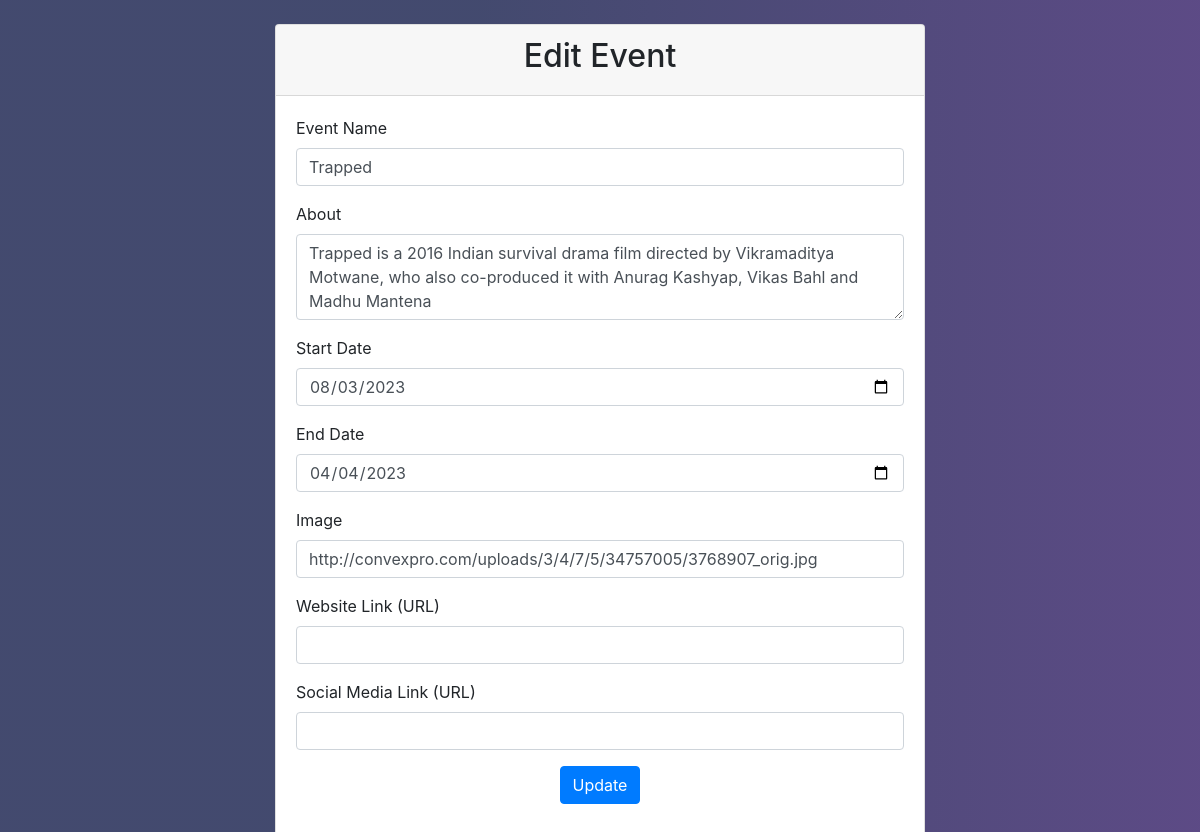
/Hype/1/event/1/edit, run on the app's committed database.
### models.py (models this page shows)
class MainEvent(db.Model):
    __tablename__ = 'main_event'
    eid = db.Column(db.Integer, autoincrement=True, primary_key=True, unique=True, nullable=False)
    cid  = db.Column(db.Integer, db.ForeignKey("committee.cid"), nullable=False)
    name = db.Column(db.String, nullable=False)
    about = db.Column(db.String, nullable=False)
    start_date = db.Column(db.String, nullable=False)
    end_date = db.Column(db.String, nullable=False)
    event_website = db.Column(db.String)
    event_socials = db.Column(db.String)
    image = db.Column(db.String, nullable=False)

### app.py (the view, shortened to what this page needs)
@app.route("/Hype/<cid>/event/<eid>/edit", methods=["GET", "POST"])
def edit_event(cid,eid):
    if request.method =="GET":
        event = MainEvent.query.get(eid)
        return render_template("edit_event.html", cid = cid, event=event)
    else:
        print("F - problem in edit event")

### templates/edit_event.html (shortened to what this page needs)
<!DOCTYPE html>
<html>
<head>
    <link rel="stylesheet" href="https://stackpath.bootstrapcdn.com/bootstrap/4.3.1/css/bootstrap.min.css">
</head>
<body>
    <div class="container my-4">
        <div class="card mx-auto" style="max-width: 650px;">
            <div class="card-header">
                <h2 class="text-center">Edit Event</h2>
            </div>
            <div class="card-body">
                <form action="/Hype/{{event.cid}}/event/{{event.eid}}/edit" method="POST">
                    <div class="form-group">
                        <label for="eventName">Event Name</label>
                        <input type="text" name="name" class="form-control" id="eventName" value="{{ event.name }}">
                    </div>
                    <div class="form-group">
                        <label for="about">About</label>
                        <textarea class="form-control" name="about" id="about" rows="3"
                            required>{{ event.about }}</textarea>
                    </div>
                    <div class="form-group">
                        <label for="startDate">Start Date</label>
                        <input type="date" class="form-control" id="startDate" name="start_date"
                            value="{{ event.start_date }}" required>
                    </div>
                    <div class="form-group">
                        <label for="endDate">End Date</label>
                        <input type="date" class="form-control" id="endDate" name="end_date"
                            value="{{ event.end_date }}" required>
                    </div>
                    <div class="form-group">
                        <label for="image">Image</label>
                        <input type="URL" class="form-control" id="image" name="image" value="{{ event.image }}"
                            required>
                    </div>
                    <div class="form-group">
                        <label for="websiteLink">Website Link (URL)</label>
                        <input type="url" class="form-control" id="websiteLink" value="{{ event.event_website }}"
                            name="event_website">
                    </div>
                    <div class="form-group">
                        <label for="socialMediaLink">Social Media Link (URL)</label>
                        <input type="url" class="form-control" id="socialMediaLink" value="{{ event.event_socials }}"
                            name="event_socials">
                    </div>
                    <div class="form-group text-center">
                        <button type="submit" class="btn btn-primary">Update</button>
                    </div>
                </form>
            </div>
        </div>
    </div>
</body>
</html>

### templates/edit_event.html (style rules this page uses)
body { background-image: linear-gradient(90deg, rgba(4, 13, 62, 0.75) 40%, rgba(38, 14, 93, 0.75) 100%), url("https://images.unsplash.com/photo-1603910234616-3b5f4a6be2b4?ixlib=rb-4.0.3&ixid=MnwxMjA3fDB8MHxzZWFyY2h8MTB8fGZlc3RpdmFsfGVufDB8fDB8fA%3D%3D&w=1000&q=80"); background-size: contain; }

### data on the page
MainEvent: name "Trapped", about "Trapped is a 2016 Indian survival drama film directed by Vikramaditya Motwane, who also co-produced it with Anurag Kashyap, Vikas Bahl and Madhu Mantena", start_date "08/03/2023", end_date "04/04/2023", image "http://convexpro.com/uploads/3/4/7/5/34757005/3768907_orig.jpg"
